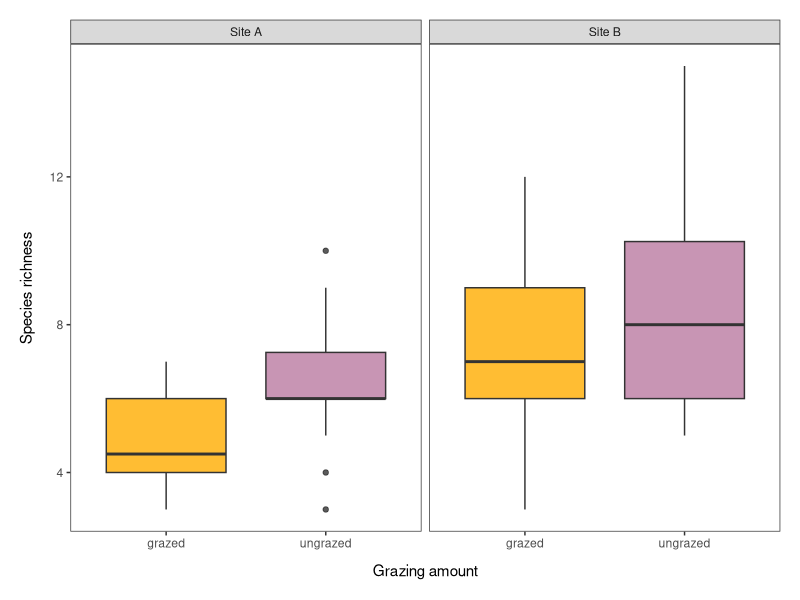
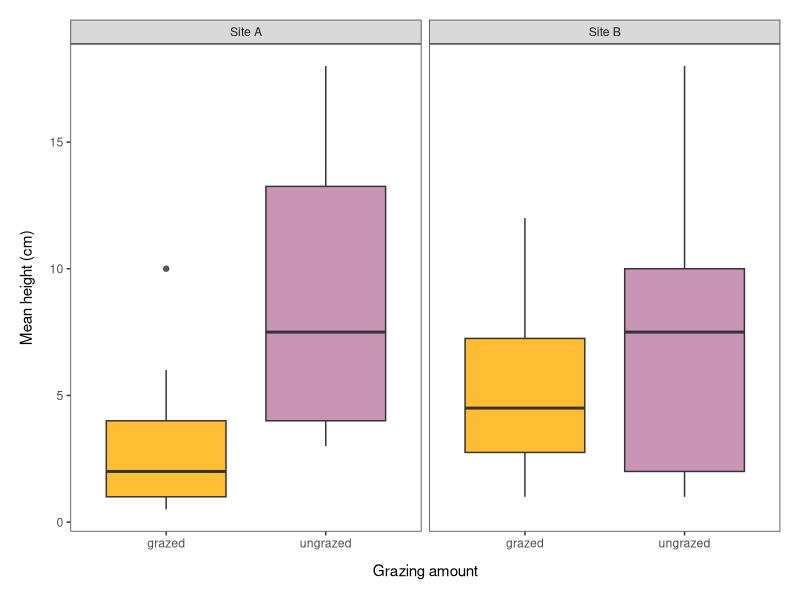
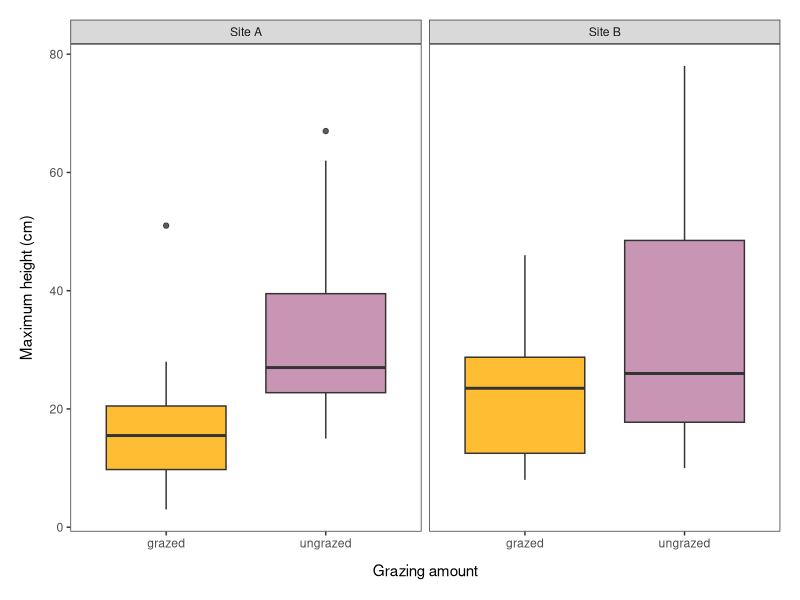
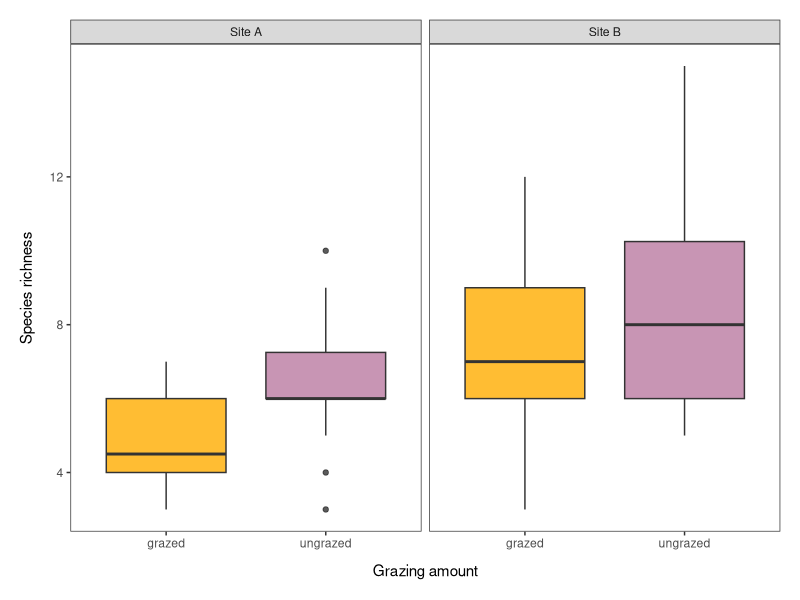
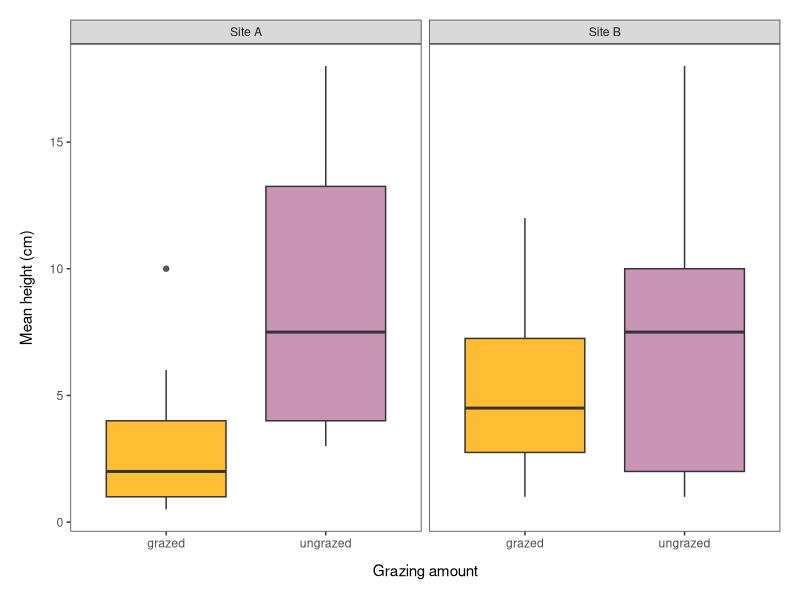
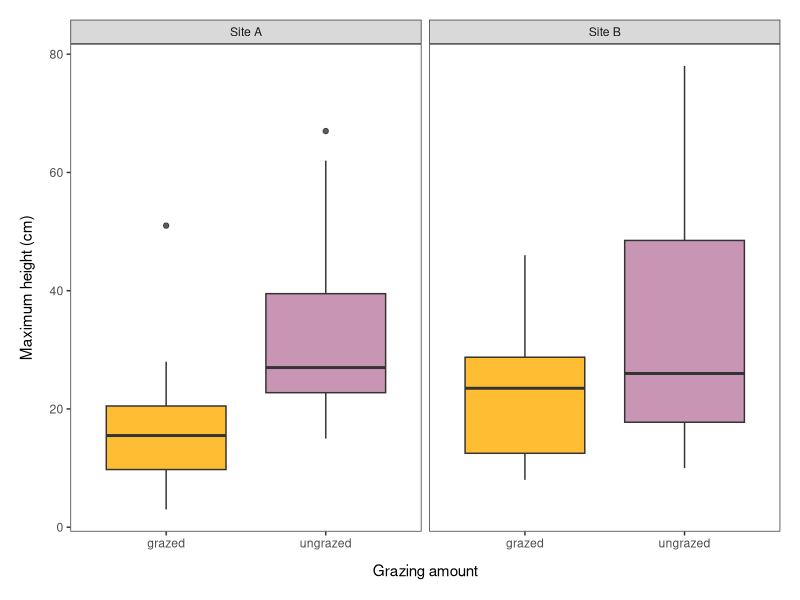

Here is the R script that generated these plots, in order:
### Figures for LE Project course
### Topic: effect of grazing in Stensjö's thinned forests on species richness
### Emma Gemal, Stockholm University 

## Library ---- 
library(tidyverse)

## Loading the data ----
grazing <- read.csv("Data/full_data.csv", header = T)

str(grazing)   # site and plot are integers
summary(grazing)

### Data manipulation ----
grazing <- grazing %>% 
              mutate(site = as.character(site),
                     plot = as.factor(plot))
str(grazing)


### Boxplots ----
themegz <- theme_bw() +
              theme(panel.grid = element_blank(),
                    axis.title.x = 
                      element_text(margin = margin(t = 10, r = 0, b = 0, l = 0)),
                    axis.title.y = 
                      element_text(margin = margin(t = 0, r = 10, b = 0, l = 0)),
                    legend.position = "none") +
              theme(plot.margin = unit(c(0.5, 0.5, 0.5, 0.5), "cm"))

# changing names for site 
grazing <- grazing %>% 
              mutate(site = case_when(site == "1" ~ "Site A",
                                      site == "2" ~ "Site B"))      
str(grazing)

## Species richness vs. grazing ---
(rich_plot <- ggplot(grazing, aes(x = grazing, y = richness)) +
                geom_boxplot(aes(fill = grazing), alpha = 0.8) +
                facet_wrap(~site) +
                ylab("Species richness") +
                xlab("Grazing amount") +
                themegz +
                scale_fill_manual(values = c("#FFAD00", "#BA7BA1")))

ggsave("Figures/richness_grazing.png", plot = rich_plot, height = 5, width = 6, units = "in")

## Average height vs. grazing ---
(avg_plot <- ggplot(grazing, aes(x = grazing, y = avg_height)) +
                geom_boxplot(aes(fill = grazing), alpha = 0.8) +
                facet_wrap(~site) +
                ylab("Mean height (cm)") +
                xlab("Grazing amount") +
                themegz +
                scale_fill_manual(values = c("#FFAD00", "#BA7BA1")))

ggsave("Figures/avgheight_grazing.png", plot = avg_plot, height = 5, width = 6, units = "in")

## Maximum height vs. grazing ---
(tall_plot <- ggplot(grazing, aes(x = grazing, y = tallest)) +
                geom_boxplot(aes(fill = grazing), alpha = 0.8) +
                facet_wrap(~site) +
                ylab("Maximum height (cm)") +
                xlab("Grazing amount") +
                themegz +
                scale_fill_manual(values = c("#FFAD00", "#BA7BA1")))

ggsave("Figures/maxheight_grazing.png", plot = tall_plot, height = 5, width = 6, units = "in")
